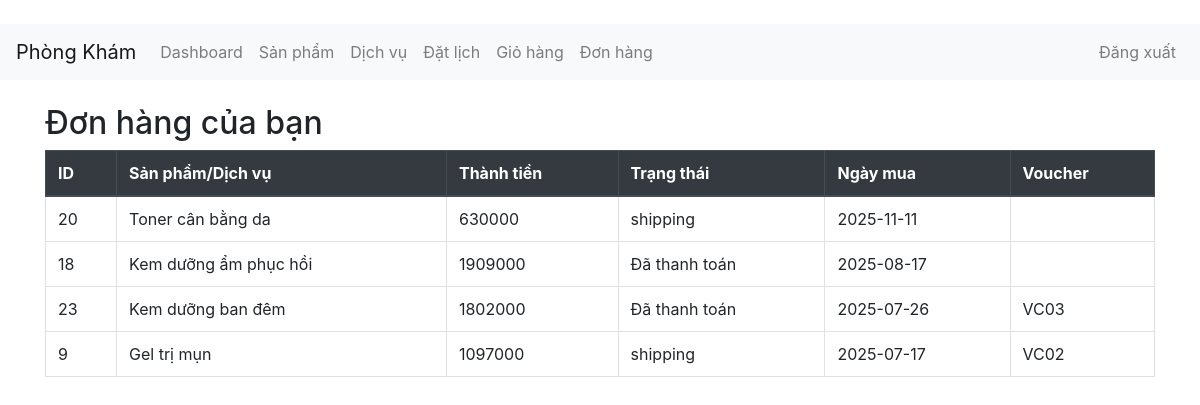
/orders (signed in), run on the app's committed database.
### tables this page shows
CREATE TABLE bills (sttbill INTEGER PRIMARY KEY, iduser TEXT, idp INTEGER, totalmoney TEXT, status TEXT, datebuy TEXT, idvoucher TEXT);

CREATE TABLE products (idp INTEGER PRIMARY KEY, namep TEXT, newprice TEXT, oldprice TEXT, descr TEXT, typep INTEGER, idbrand INTEGER, img TEXT, hide INTEGER);

### app.py (the view)
@app.route("/orders")
def orders():
    if "user" not in session:
        return redirect(url_for("login"))
    conn = get_conn()
    try:
        rows = conn.execute(
            """
            SELECT b.sttbill, p.namep AS product_name, b.totalmoney,
                   b.status, b.datebuy, b.idvoucher
            FROM bills b
            LEFT JOIN products p ON b.idp = p.idp
            WHERE b.iduser=?
            ORDER BY b.datebuy DESC, b.sttbill DESC
            """,
            (session.get("iduser"),),
        ).fetchall()
    finally:
        conn.close()
    return render_template("orders.html", bills=[dict(r) for r in rows], status_label=status_label)

### app.py (called while the page is built)
def get_conn() -> sqlite3.Connection:
    conn = sqlite3.connect(DB_PATH)
    conn.row_factory = sqlite3.Row
    conn.execute("PRAGMA foreign_keys = ON")
    return conn

def status_label(value: Optional[str]) -> str:
    if not value:
        return "Chờ thanh toán"
    return STATUS_LABELS.get(value, value)

### template/orders.html
﻿{% extends "base.html" %}
{% block content %}
<h2>Đơn hàng của bạn</h2>
{% if bills %}
<table class="table table-bordered">
  <thead class="thead-dark">
    <tr>
      <th>ID</th>
      <th>Sản phẩm/Dịch vụ</th>
      <th>Thành tiền</th>
      <th>Trạng thái</th>
      <th>Ngày mua</th>
      <th>Voucher</th>
    </tr>
  </thead>
  <tbody>
    {% for bill in bills %}
    <tr>
      <td>{{ bill['sttbill'] }}</td>
      <td>{{ bill['product_name'] or '' }}</td>
      <td>{{ bill['totalmoney'] }}</td>
      <td>{{ status_label(bill['status']) }}</td>
      <td>{{ bill['datebuy'] }}</td>
      <td>{{ bill['idvoucher'] or '' }}</td>
    </tr>
    {% endfor %}
  </tbody>
</table>
{% else %}
<p>Bạn chưa có đơn hàng nào.</p>
{% endif %}
{% endblock %}

### data on the page
bills: sttbill "20", namep "Toner cân bằng da", totalmoney "630000", status "shipping", datebuy "2025-11-11"
bills: sttbill "18", namep "Kem dưỡng ẩm phục hồi", totalmoney "1909000", status "Đã thanh toán", datebuy "2025-08-17"
bills: sttbill "23", namep "Kem dưỡng ban đêm", totalmoney "1802000", status "Đã thanh toán", datebuy "2025-07-26", idvoucher "VC03"
bills: sttbill "9", namep "Gel trị mụn", totalmoney "1097000", status "shipping", datebuy "2025-07-17", idvoucher "VC02"
